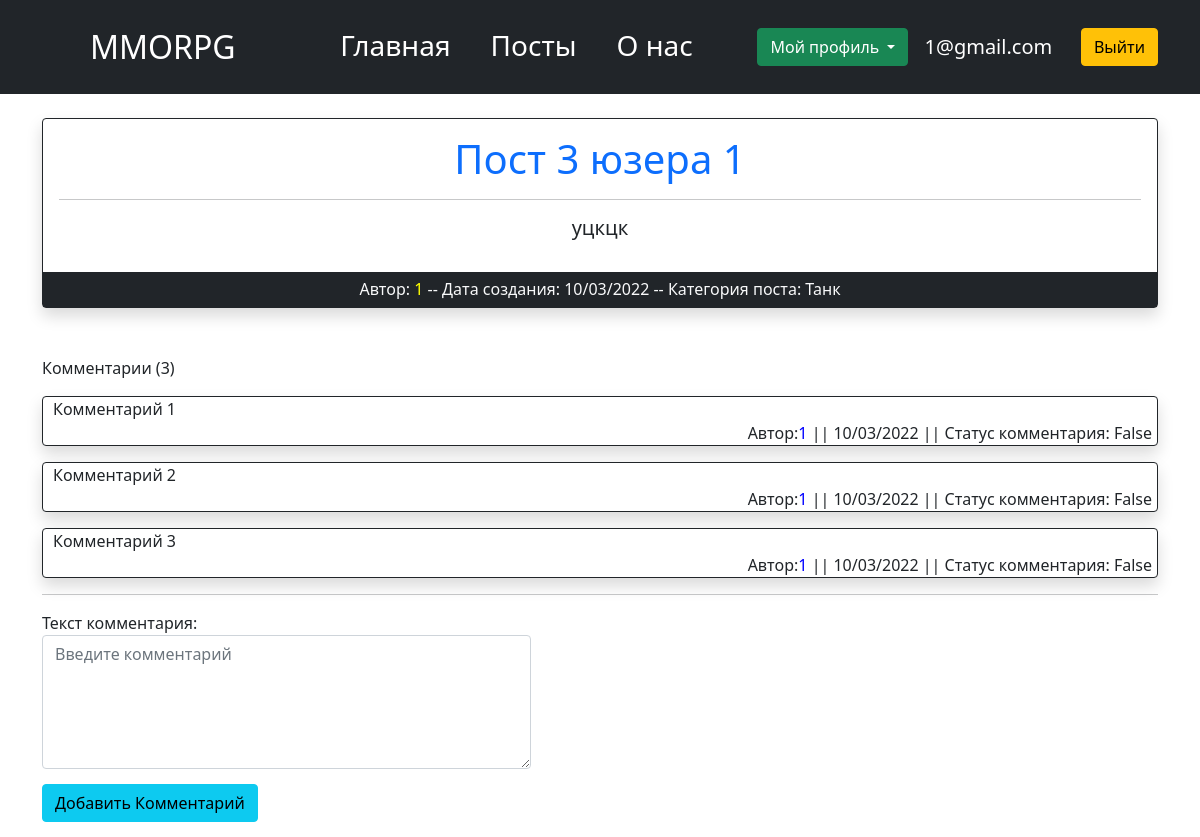
The page /posts/32/ (signed in) on the database its author committed.
### news/models.py (models this page shows, shortened)
class Post(models.Model):
    Tank = 'Танк'
    Heal = 'Хиллы'
    DD = 'ДД'
    SELLERS = 'Торговцы'
    GILDMASTERS = 'Гилдмастеры'
    KVESTGRS = 'Квестгиверы'
    BLACKSMITHS = 'Кузнецы'
    LEATHERWRKS = 'Кожевники'
    CHEMISTS = 'Зельевары'
    SPELLMASTERS = 'Мастера Заклинаний'
    CATEGORY_CHOICES = [
        (Tank, 'Танк'),
        (Heal, 'Хиллы'),
        (DD, 'ДД'),
        (SELLERS, 'Торговцы'),
        (GILDMASTERS, 'Гилдмастеры'),
        (KVESTGRS, 'Квестгиверы'),
        (BLACKSMITHS, 'Кузнецы'),
        (LEATHERWRKS, 'Кожевники'),
        (CHEMISTS, 'Зельевары'),
        (SPELLMASTERS, 'Мастера Заклинаний')
    ]
    title = models.CharField(unique=True,
                             max_length=128,
                             verbose_name='Название'
                             )
    text = models.TextField(verbose_name='131')
    date_creation = models.DateTimeField(auto_now_add=True)
    category = models.CharField(choices=CATEGORY_CHOICES,
                                default='Tank',
                                verbose_name='Категория',
                                max_length=18
                                )
    author = models.ForeignKey(User,
                               on_delete=models.CASCADE,
                               verbose_name='Автор'
                               )
    rating = models.IntegerField(default=0)
    class Meta:
        verbose_name = 'Пост'
        verbose_name_plural = 'Посты'

class Comment(models.Model):
    user_comment = models.ForeignKey(User,
                                     on_delete=models.CASCADE,
                                     verbose_name='Автор комментария')
    text_comment = models.TextField(verbose_name='Текст коммента')
    post_comment = models.ForeignKey(Post,
                                     on_delete=models.CASCADE,
                                     related_name='comments_posts',
                                     verbose_name='Комментируемый пост')
    time_comment = models.DateTimeField(auto_now_add=True,
                                        verbose_name='Дата комментария')
    status_comment = models.BooleanField(verbose_name='Статус коммента',
                                         default=False,
                                        )
    objects = StatusComments()
    class Meta:
        verbose_name = 'Комментарий'
        verbose_name_plural = 'Комментарии'

### news/views.py (the view, shortened to what this page needs)
# urls.py: path('<int:pk>/', PostDetail.as_view(), name='post_detail'),
class PostDetail(LoginRequiredMixin, SuccessMessageMixin, DetailView, FormMixin ):
    model = Post
    template_name = 'MMORPG/post_detail.html'
    context_object_name = 'post'
    form_class = CommentForm
    success_msg = 'Комментарий успешно создан, ожидайте модерации'
    def post(self, request, *args, **kwargs):
        form = self.get_form()
        if form.is_valid():
            return self.form_valid(form)
        else:
            return self.form_invalid(form)

### news/forms.py
class CommentForm(ModelForm):
    text_comment = CharField(widget=Textarea(attrs={'class': 'form-control', 'placeholder': 'Введите комментарий', 'rows': 5}),
                     label='Текст комментария'
                     )
    class Meta:
        model = Comment
        fields = ['text_comment']

### news/models.py (called while the page is built)
    def get_queryset(self):
        return super().get_queryset().filter(Q(status_comment=False, user_comment=get_current_user()) |
                                             Q(status_comment=False, post_comment__author=get_current_user()) |
                                             Q(status_comment=True)
                                             )

### templates/MMORPG/post_detail.html (shortened to what this page needs)
{% extends 'MMORPG/flatpages/default.html' %}
{% block content %}
  <div class="card border-dark mb-5 mt-4 mb-3 shadow bg-body rounded" style="max-width: 80rem;">
    <div class="card-body text-dark">
      <h5 class="card-title display-6">
        <a href="{% url 'post_detail' post.id %}" style="text-decoration: none;">
          {{post.title}}
        </a>
      </h5>
      <hr>
      <p class="card-text"><h5>{{post.text|safe}}</h5></p>
    </div>
    <div class="card-header h6 bg-dark text-center text-light " style='border-bottom: 0px;'>
      Автор: <font color="yellow">{{ post.author }} </font> --
      Дата создания: {{ post.date_creation|date:'d/m/Y' }} --
      Категория поста: {{ post.category }}
    </div>
  </div>
  <p style="text-align:left"> Комментарии ({{post.comments_posts.all.count }}) </p>
  {% for comment in post.comments_posts.all %}
    <div class="card border-dark mb-1 mt-1 mb-3 shadow rounded " style="text-align:left; padding-left: 10px;">
        {{comment.text_comment}} <br>
        <nobr style="text-align:right; padding-right:5px">
            Автор:<font color="blue">{{comment.user_comment}}</font>
            || {{comment.time_comment|date:'d/m/Y'}}
            || Статус комментария: {{comment.status_comment}}
        </nobr>
    </div>
  {% endfor %}
  <hr>
  </div>
  <div style="width: 45%">
    <form action="" method="POST">
      {{ form }}
      <input type="submit" value="Добавить Комментарий" class="btn btn-info" style="margin: 15px 0px">
    </form>
  </div>
{% endblock content %}

### templates/MMORPG/flatpages/default.html (shortened to what this page needs)
{% load static %}
<!doctype html>
<html lang="en">
  <head>
    <link href="{% static 'bootstrap/css/bootstrap.min.css' %}" rel="stylesheet">
  </head>
  <body>
    <nav class="p-3 bg-dark text-white sticky-top ">
        <div class="container">
          <div class="d-flex flex-wrap align-items-center justify-content-center justify-content-lg-start">
            <a href="/home/" class="d-flex align-items-center mb-3 mb-md-0 me-md-auto text-white text-decoration-none">
              <svg class="bi me-2" width="40" height="32"><use xlink:href="#bootstrap"/></svg>
              <span class="fs-2">MMORPG</span>
            </a>
            <button class="navbar-toggler" type="button" data-toggle="collapse" data-target="#navbarTogglerDemo02" aria-controls="navbarTogglerDemo02" aria-expanded="false" aria-label="Toggle navigation">
              <span class="navbar-toggler-icon"></span>
            </button>
            <ul class="nav col-lg-auto me-lg-auto justify-content-center fs-3">
              <li>
                <a class="nav-link px-3 mx-1 mb-1 text-white" href="{% url 'home_page' %}">Главная</a>
              </li>
              <li>
                <a class="nav-link px-3 mx-1 mb-1 text-white" href="{% url 'post_list' %}" >Посты</a>
              </li>
              <li>
                <a class="nav-link px-3 mx-1 mb-1 text-white" href="/about/" >О нас</a>
              </li>
            </ul>
            {% if request.user.is_authenticated %}
              <div class="dropdown px-3 ">
                <button class="btn btn-success dropdown-toggle" type="button" id="dropdownMenuButton1" data-bs-toggle="dropdown" aria-expanded="false">
                  Мой профиль
                </button>
              </div>
              <div class="nav col-12 mt-2 col-lg-auto me-lg-auto justify-content-center">
                <h5>{{request.user.email}}</h5>
              </div>
              <div class="text-end">
                <button onclick="window.location.href = '/accounts/logout/'" type="button" class="btn btn-warning">Выйти</button>
              </div>
            {%else%}
              <div class="text-end">
                <button onclick="window.location.href = '/accounts/login/'" type="button" class="btn btn-outline-light me-2">Вход</button>
                <button onclick="window.location.href = '/accounts/signup/'" type="button" class="btn btn-warning">Регистрация</button>
              </div>
            {%endif%}
          </div>
        </div>
    </nav>
    <div class="container">
      <div class="row">
        <div class="col-lg-12 text-center">
          {% block content %}{% endblock content %}
        </div>
      </div>
  </body>
</html>

### rows shown on the page
Post: title "Пост 3 юзера 1", text "уцкцк", author "1", date_creation "10/03/2022", category "Танк", comments_posts.all.count "3"
Comment: text_comment "Комментарий 1", user_comment "1", time_comment "10/03/2022", status_comment "False"
Comment: text_comment "Комментарий 2", user_comment "1", time_comment "10/03/2022", status_comment "False"
Comment: text_comment "Комментарий 3", user_comment "1", time_comment "10/03/2022", status_comment "False"

### other values the page prints
{{ request.user.email }} "1@gmail.com"
